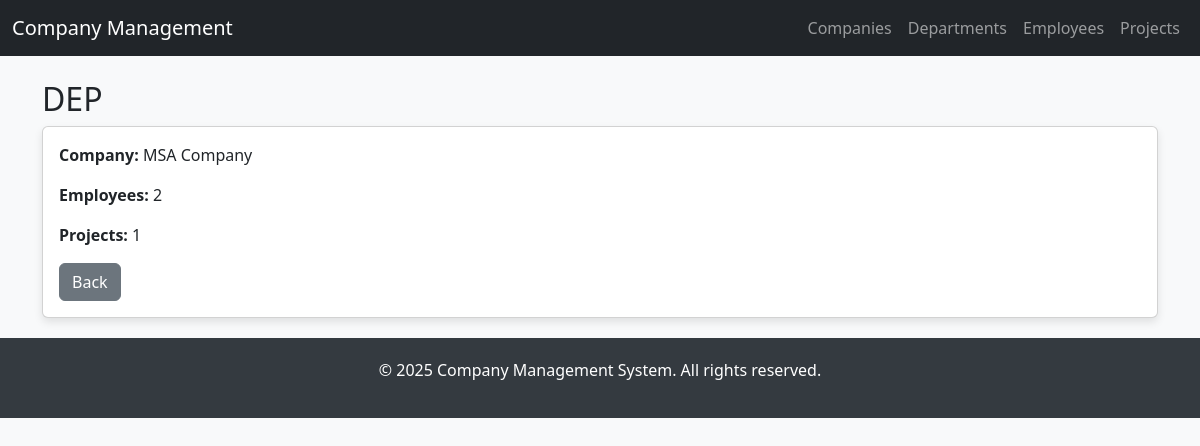
The page /departments/1/ on the database its author committed.
### management/models.py (models this page shows, shortened)
class Department(models.Model):
    company = models.ForeignKey(Company, related_name='departments', on_delete=models.CASCADE)
    name = models.CharField(max_length=255)
    @property
    def employee_count(self):
        return self.employees.count()
    @property
    def project_count(self):
        return self.projects.count()

class Company(models.Model):
    name = models.CharField(max_length=255)

### management/views.py (the view)
# urls.py: path('departments/<int:id>/', views.department_detail, name='department_detail'),
def department_detail(request, id):
    department = get_object_or_404(Department, id=id)
    return render(request, 'management/department_detail.html', {'department': department})

### management/templates/management/department_detail.html
{% extends 'management/base.html' %}
{% block content %}
<h2>{{ department.name }}</h2>
<div class="card">
    <div class="card-body">
        <p><strong>Company:</strong> {{ department.company.name }}</p>
        <p><strong>Employees:</strong> {{ department.employee_count }}</p>
        <p><strong>Projects:</strong> {{ department.project_count }}</p>
        <a href="{% url 'departments' %}" class="btn btn-secondary">Back</a>
    </div>
</div>
{% endblock %}

### management/templates/management/base.html (style rules this page uses)
body { background-color: #f8f9fa; }
.card { margin-bottom: 20px; box-shadow: 0 4px 8px rgba(0, 0, 0, 0.1); }

### rows shown on the page
Department: name "DEP", company.name "MSA Company", employee_count "2", project_count "1"
